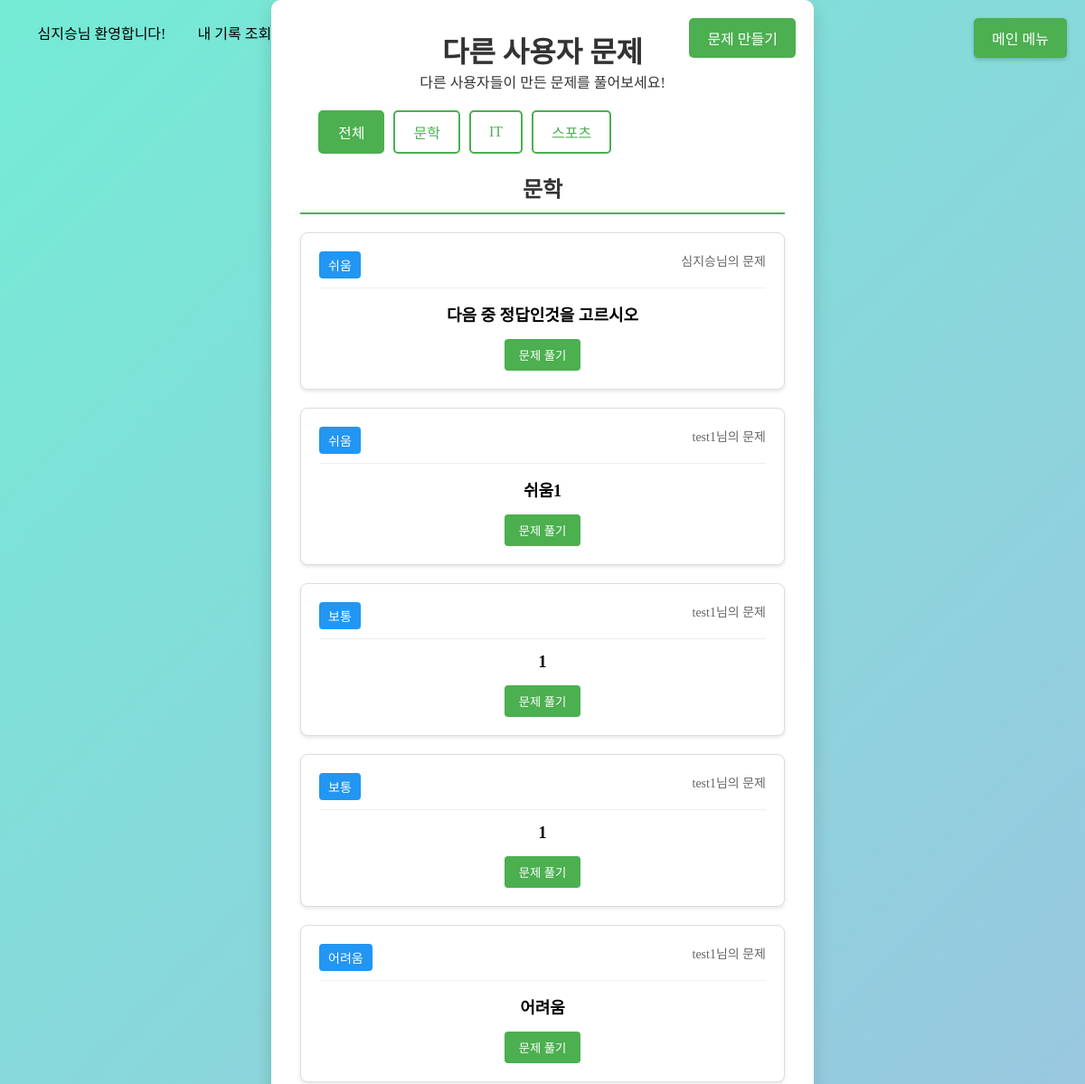
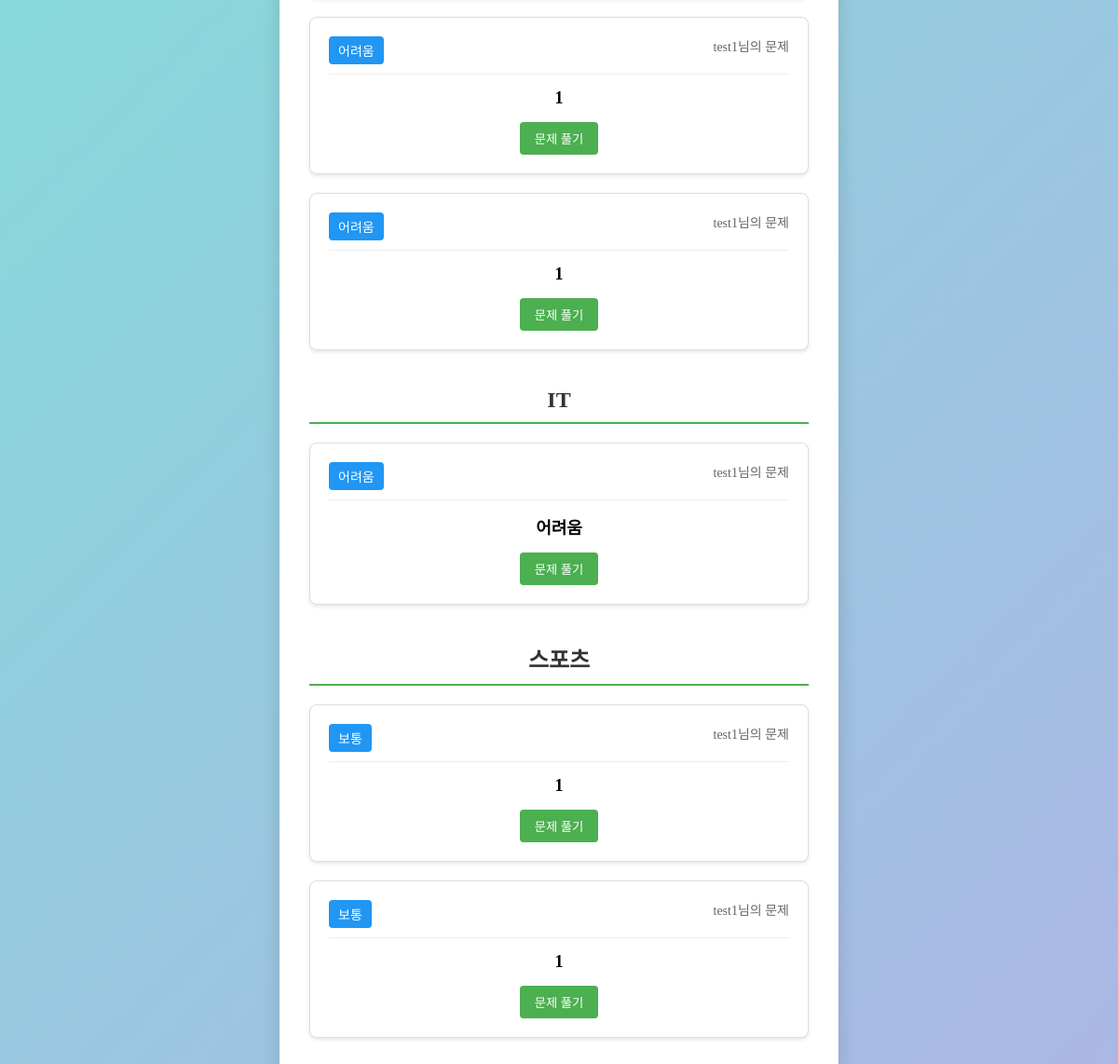
Page /accounts/user_quizzes/ (signed in) on the committed database (2 pictures, top to bottom).
### quiz/models.py (models this page shows, shortened)
class UserQuiz(models.Model):
    DIFFICULTY_CHOICES = [
        ('easy', '쉬움'),
        ('medium', '보통'),
        ('hard', '어려움'),
    ]
    CATEGORY_CHOICES = [
        ('it', 'IT'),
        ('sports', '스포츠'),
        ('literature', '문학'),
        ('art', '예술'),
        ('economy', '경제'),
        ('proverb', '속담/사자성어'),
        ('history', '역사'),
        ('commonSense', '상식'),
    ]
    creator = models.ForeignKey(User, on_delete=models.CASCADE, related_name='created_quizzes')
    category = models.CharField(max_length=20, choices=CATEGORY_CHOICES)
    difficulty = models.CharField(max_length=10, choices=DIFFICULTY_CHOICES)
    question = models.TextField()
    created_at = models.DateTimeField(auto_now_add=True)

### quiz/views.py (the view)
# urls.py: path('user_quizzes/', quiz_views.user_quizzes, name='user_quizzes'),
@login_required
def user_quizzes(request):
    quizzes = UserQuiz.objects.all().order_by('-created_at')
    quizzes_by_category = {}
    difficulty_order = {'easy': 0, 'medium': 1, 'hard': 2}  # 난이도 정렬 순서 정의
    for quiz in quizzes:
        category_display = quiz.get_category_display()
        if category_display not in quizzes_by_category:
            quizzes_by_category[category_display] = []
        quizzes_by_category[category_display].append(quiz)
    for category in quizzes_by_category:
        quizzes_by_category[category].sort(key=lambda x: difficulty_order[x.difficulty])
    return render(request, 'accounts/user_quizzes.html', {'quizzes_by_category': quizzes_by_category})

### accounts/templates/accounts/user_quizzes.html (shortened to what this page needs)
{% load static %}
<!DOCTYPE html>
<html lang="ko">
<head>
    <link rel="stylesheet" href="{% static 'css/styles.css' %}">
</head>
<body>
    <a href="http://localhost:8000" class="main-menu-btn">메인 메뉴</a>
    <header>
        <div class="loginDivPa">
            {% if request.user.is_authenticated %}
                <div class="loginDivCh welcomeMsg">{{ request.user.username }}님 환영합니다!</div>
                <a class="loginDivCh" href="{% url 'my_results' %}">내 기록 조회</a>
                <div class="loginDivCh logout"><a href="{% url 'logout' %}">로그아웃</a></div>
            {% else %}
                <div class="loginDivCh login"><a href="{% url 'login' %}">로그인</a></div>
                <div class="loginDivCh joinMember"><a href="{% url 'signup' %}">회원가입</a></div>
            {% endif %}
        </div>
    </header>
    <main>
        <div class="container" id="quizListContainer">
            <button class="create-btn" onclick="showCreateQuiz()">문제 만들기</button>
            <div class="title">
                <h1>다른 사용자 문제</h1>
                <p>다른 사용자들이 만든 문제를 풀어보세요!</p>
            </div>
            <div class="category-buttons">
                <button class="category-filter-btn active" data-category="all">전체</button>
                {% for category in quizzes_by_category.keys %}
                <button class="category-filter-btn" data-category="{{ category }}">{{ category }}</button>
                {% endfor %}
            </div>
            <div class="quiz-list">
                {% for category, quizzes in quizzes_by_category.items %}
                <div class="category-section active" data-category="{{ category }}">
                    <h2 class="category-title">{{ category }}</h2>
                    {% for quiz in quizzes %}
                    <div class="quiz-item">
                        <div class="quiz-header">
                            <span class="quiz-difficulty">{{ quiz.get_difficulty_display }}</span>
                            <span class="quiz-creator">{{ quiz.creator.username }}님의 문제</span>
                        </div>
                        <div class="quiz-content">
                            <p class="quiz-question">{{ quiz.question }}</p>
                        </div>
                        <div class="quiz-footer">
                            <button class="solve-btn" onclick="showQuizModal('{{ quiz.id }}')">문제 풀기</button>
                        </div>
                    </div>
                    {% endfor %}
                </div>
                {% empty %}
                <div class="no-quizzes">
                    <p>아직 등록된 문제가 없습니다. 첫 번째 문제를 만들어보세요!</p>
                </div>
                {% endfor %}
            </div>
        </div>
    </main>
</body>
</html>

### static/css/styles.css (style rules this page uses)
* { margin: 0; padding: 0; box-sizing: border-box; font-family: 'BMJUA'; }
a { color: inherit; text-decoration: none; }
body { background: linear-gradient(135deg, #74ebd5, #ACB6E5); background-repeat: no-repeat; background-size: cover; }
header { height: 0; }
.loginDivPa { width: 10rem; display: flex; position: relative; left: 0.6rem; top: 1.3rem; }
.loginDivCh { flex: 1 0 auto; margin-left: 1.8rem; border-radius: 10px; transition: background-color 0.3s, transform 0.2s; text-align: center; padding: 0.2rem; }
main { float: none; min-height: 100vh; display: flex; justify-content: center; align-items: center; }
.container { background: #fff; width: 90%; max-width: 600px; padding: 2rem; border-radius: 10px; box-shadow: 0 8px 20px rgba(0, 0, 0, 0.15); text-align: center; }
.title { font-size: 1rem; margin-bottom: 0.9rem; color: #333; }

### accounts/templates/accounts/user_quizzes.html (style rules this page uses)
.create-btn { position: absolute; top: 20px; right: 20px; padding: 10px 20px; background-color: #4CAF50; color: white; border: none; border-radius: 5px; cursor: pointer; font-size: 16px; transition: background-color 0.3s; }
.container { position: relative; }
.quiz-list { margin-top: 20px; }
.quiz-item { background: white; border: 1px solid #ddd; border-radius: 8px; padding: 20px; margin-bottom: 20px; box-shadow: 0 2px 4px rgba(0,0,0,0.1); }
.quiz-header { display: flex; justify-content: space-between; margin-bottom: 15px; padding-bottom: 10px; border-bottom: 1px solid #eee; }
.quiz-difficulty { background: #2196F3; color: white; padding: 5px 10px; border-radius: 4px; font-size: 14px; }
.quiz-creator { color: #666; font-size: 14px; }
.quiz-content { margin: 15px 0; }
.quiz-question { font-size: 18px; font-weight: bold; margin-bottom: 15px; }
.quiz-footer { color: #999; font-size: 14px; margin-top: 15px; }
.category-section { margin-bottom: 40px; }
.category-title { font-size: 24px; color: #333; margin-bottom: 20px; padding-bottom: 10px; border-bottom: 2px solid #4CAF50; }
.category-buttons { display: flex; flex-wrap: wrap; gap: 10px; margin: 20px 0; padding: 0 20px; }
.category-filter-btn { padding: 10px 20px; border: 2px solid #4CAF50; border-radius: 5px; background: white; color: #4CAF50; cursor: pointer; transition: all 0.3s; font-size: 16px; }
.category-filter-btn.active { background: #4CAF50; color: white; }
.category-section { display: none; }
.category-section.active { display: block; }
.solve-btn { padding: 8px 16px; background-color: #4CAF50; color: white; border: none; border-radius: 4px; cursor: pointer; transition: background-color 0.3s; }
.main-menu-btn { position: fixed; top: 20px; right: 20px; padding: 10px 20px; background-color: #4CAF50; color: white; text-decoration: none; border-radius: 5px; z-index: 9999; box-shadow: 0 2px 4px rgba(0,0,0,0.2); pointer-events: auto; }

### rows in the picture
UserQuiz: category "문학", difficulty "쉬움", creator.username "심지승", question "다음 중 정답인것을 고르시오"
UserQuiz: difficulty "쉬움", creator.username "test1", question "쉬움1"
UserQuiz: difficulty "보통", creator.username "test1", question "1"
UserQuiz: difficulty "보통", creator.username "test1", question "1"
UserQuiz: difficulty "어려움", creator.username "test1", question "어려움"
UserQuiz: difficulty "어려움", creator.username "test1", question "1"
UserQuiz: difficulty "어려움", creator.username "test1", question "1"
UserQuiz: category "IT", difficulty "어려움", creator.username "test1", question "어려움"
UserQuiz: category "스포츠", difficulty "보통", creator.username "test1", question "1"
UserQuiz: difficulty "보통", creator.username "test1", question "1"

### other values in the picture
{{ request.user.username }} "심지승"
{{ category }} "문학" "IT" "스포츠"
